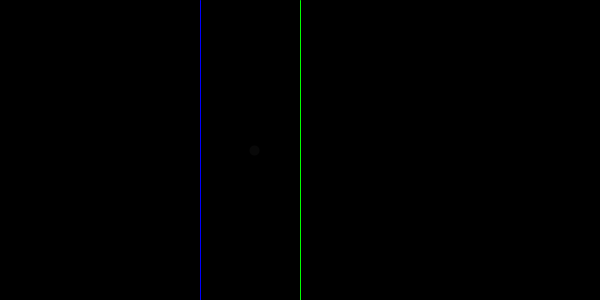
Frame 1 (no input)
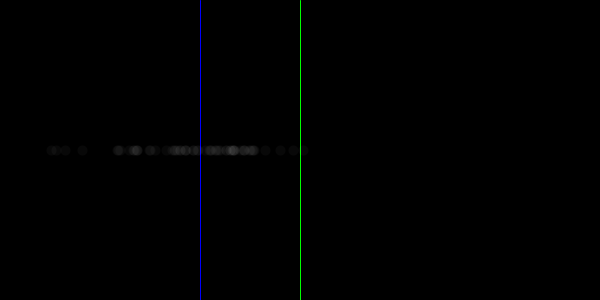
Frame 60 (the mouse pressed at the canvas centre just before this capture)
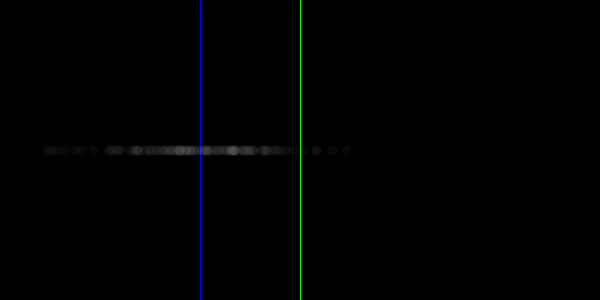
Frame 120 (the mouse held since frame 60 and released just before this capture)

The Processing sketch that drew these frames (run headless with seeded random() and noise(); from frame 60 on, the mouse is pressed at the canvas centre):

// Processing sketch: nextGaussian_160612c
// ── nextGaussian_160612c.pde
import java.util.Random;

float u = -100 , a = 50;

Random r;
void setup(){
  size(600 , 300);
  frameRate(60);
  background(0);
  smooth();
  r = new Random();
  stroke(0 , 255 , 0);
  line(300 , 0 , 300 , height);
  stroke(0 , 0 , 255);
  line((width / 2) + u , 0 , (width / 2) + u , height);
}
void draw(){
  strokeWeight(10);
  stroke(#FFFFFF , 8);
  translate(width / 2 , height / 2);
  point((float)((r.nextGaussian() * a) + u) , 0);
}
